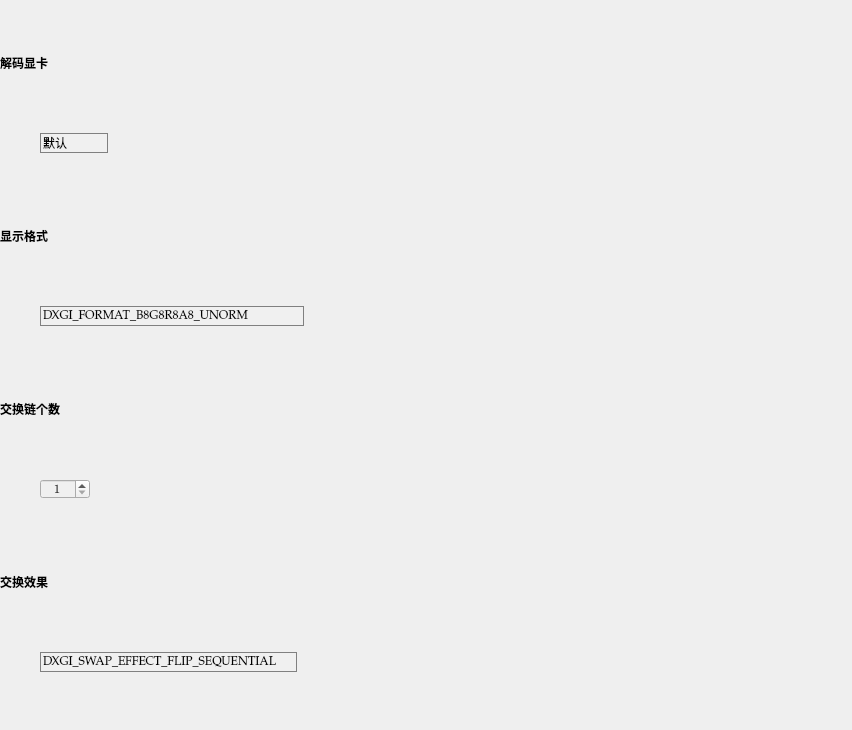
<?xml version="1.0" encoding="UTF-8"?>
<ui version="4.0">
 <class>D3D11VAWidget</class>
 <widget class="QWidget" name="D3D11VAWidget">
  <property name="geometry">
   <rect>
    <x>0</x>
    <y>0</y>
    <width>852</width>
    <height>730</height>
   </rect>
  </property>
  <property name="windowTitle">
   <string>Form</string>
  </property>
  <layout class="QVBoxLayout" name="verticalLayout">
   <property name="spacing">
    <number>0</number>
   </property>
   <property name="leftMargin">
    <number>0</number>
   </property>
   <property name="topMargin">
    <number>0</number>
   </property>
   <property name="rightMargin">
    <number>0</number>
   </property>
   <property name="bottomMargin">
    <number>0</number>
   </property>
   <item>
    <widget class="QLabel" name="label_4">
     <property name="sizePolicy">
      <sizepolicy hsizetype="Preferred" vsizetype="Fixed">
       <horstretch>0</horstretch>
       <verstretch>0</verstretch>
      </sizepolicy>
     </property>
     <property name="font">
      <font>
       <family>微软雅黑</family>
       <pointsize>9</pointsize>
       <weight>75</weight>
       <bold>true</bold>
      </font>
     </property>
     <property name="text">
      <string>解码显卡</string>
     </property>
     <property name="alignment">
      <set>Qt::AlignLeading|Qt::AlignLeft|Qt::AlignVCenter</set>
     </property>
    </widget>
   </item>
   <item>
    <spacer name="verticalSpacer_8">
     <property name="orientation">
      <enum>Qt::Vertical</enum>
     </property>
     <property name="sizeType">
      <enum>QSizePolicy::Fixed</enum>
     </property>
     <property name="sizeHint" stdset="0">
      <size>
       <width>20</width>
       <height>7</height>
      </size>
     </property>
    </spacer>
   </item>
   <item>
    <layout class="QHBoxLayout" name="horizontalLayout_5" stretch="1,1,11">
     <property name="spacing">
      <number>0</number>
     </property>
     <item>
      <spacer name="horizontalSpacer_5">
       <property name="orientation">
        <enum>Qt::Horizontal</enum>
       </property>
       <property name="sizeType">
        <enum>QSizePolicy::Fixed</enum>
       </property>
       <property name="sizeHint" stdset="0">
        <size>
         <width>40</width>
         <height>20</height>
        </size>
       </property>
      </spacer>
     </item>
     <item>
      <widget class="QComboBox" name="d3d11vaAdapter">
       <property name="sizePolicy">
        <sizepolicy hsizetype="Preferred" vsizetype="Fixed">
         <horstretch>0</horstretch>
         <verstretch>0</verstretch>
        </sizepolicy>
       </property>
       <property name="font">
        <font>
         <family>Palatino Linotype</family>
        </font>
       </property>
       <property name="styleSheet">
        <string notr="true">QComboBox {
	background:rgb(240,240,240);
    border: 1px solid gray;
    padding: 1px 2px 1px 2px;  
}

QComboBox::drop-down {
    subcontrol-origin: padding;
    subcontrol-position: top right;
 
    border-width: 1px;
    border-color: darkgray;
}

QComboBox::down-arrow {
    image: url(:/down_arrow.jpg);
}</string>
       </property>
       <item>
        <property name="text">
         <string>默认</string>
        </property>
       </item>
      </widget>
     </item>
     <item>
      <spacer name="horizontalSpacer_6">
       <property name="orientation">
        <enum>Qt::Horizontal</enum>
       </property>
       <property name="sizeHint" stdset="0">
        <size>
         <width>40</width>
         <height>20</height>
        </size>
       </property>
      </spacer>
     </item>
    </layout>
   </item>
   <item>
    <spacer name="verticalSpacer_3">
     <property name="orientation">
      <enum>Qt::Vertical</enum>
     </property>
     <property name="sizeType">
      <enum>QSizePolicy::Fixed</enum>
     </property>
     <property name="sizeHint" stdset="0">
      <size>
       <width>20</width>
       <height>20</height>
      </size>
     </property>
    </spacer>
   </item>
   <item>
    <widget class="QLabel" name="label">
     <property name="sizePolicy">
      <sizepolicy hsizetype="Preferred" vsizetype="Fixed">
       <horstretch>0</horstretch>
       <verstretch>0</verstretch>
      </sizepolicy>
     </property>
     <property name="font">
      <font>
       <family>微软雅黑</family>
       <pointsize>9</pointsize>
       <weight>75</weight>
       <bold>true</bold>
      </font>
     </property>
     <property name="text">
      <string>显示格式</string>
     </property>
     <property name="alignment">
      <set>Qt::AlignLeading|Qt::AlignLeft|Qt::AlignVCenter</set>
     </property>
    </widget>
   </item>
   <item>
    <spacer name="verticalSpacer_9">
     <property name="orientation">
      <enum>Qt::Vertical</enum>
     </property>
     <property name="sizeType">
      <enum>QSizePolicy::Fixed</enum>
     </property>
     <property name="sizeHint" stdset="0">
      <size>
       <width>20</width>
       <height>7</height>
      </size>
     </property>
    </spacer>
   </item>
   <item>
    <layout class="QHBoxLayout" name="horizontalLayout_6" stretch="1,1,11">
     <property name="spacing">
      <number>0</number>
     </property>
     <item>
      <spacer name="horizontalSpacer_7">
       <property name="orientation">
        <enum>Qt::Horizontal</enum>
       </property>
       <property name="sizeType">
        <enum>QSizePolicy::Fixed</enum>
       </property>
       <property name="sizeHint" stdset="0">
        <size>
         <width>40</width>
         <height>20</height>
        </size>
       </property>
      </spacer>
     </item>
     <item>
      <widget class="QComboBox" name="d3d11Fomat">
       <property name="sizePolicy">
        <sizepolicy hsizetype="Preferred" vsizetype="Fixed">
         <horstretch>0</horstretch>
         <verstretch>0</verstretch>
        </sizepolicy>
       </property>
       <property name="font">
        <font>
         <family>Palatino Linotype</family>
        </font>
       </property>
       <property name="styleSheet">
        <string notr="true">QComboBox {
	background:rgb(240,240,240);
    border: 1px solid gray;
    padding: 1px 2px 1px 2px;  
}

QComboBox::drop-down {
    subcontrol-origin: padding;
    subcontrol-position: top right;
 
    border-width: 1px;
    border-color: darkgray;
}

QComboBox::down-arrow {
    image: url(:/down_arrow.jpg);
}</string>
       </property>
       <item>
        <property name="text">
         <string>DXGI_FORMAT_B8G8R8A8_UNORM</string>
        </property>
       </item>
       <item>
        <property name="text">
         <string>DXGI_FORMAT_R8G8B8A8_UNORM</string>
        </property>
       </item>
       <item>
        <property name="text">
         <string>DXGI_FORMAT_B8G8R8A8_UNORM_SRGB</string>
        </property>
       </item>
       <item>
        <property name="text">
         <string>DXGI_FORMAT_R8G8B8A8_UNORM_SRGB</string>
        </property>
       </item>
       <item>
        <property name="text">
         <string>DXGI_FORMAT_R10G10B10A2_UNORM</string>
        </property>
       </item>
      </widget>
     </item>
     <item>
      <spacer name="horizontalSpacer_8">
       <property name="orientation">
        <enum>Qt::Horizontal</enum>
       </property>
       <property name="sizeHint" stdset="0">
        <size>
         <width>40</width>
         <height>20</height>
        </size>
       </property>
      </spacer>
     </item>
    </layout>
   </item>
   <item>
    <spacer name="verticalSpacer_4">
     <property name="orientation">
      <enum>Qt::Vertical</enum>
     </property>
     <property name="sizeType">
      <enum>QSizePolicy::Fixed</enum>
     </property>
     <property name="sizeHint" stdset="0">
      <size>
       <width>20</width>
       <height>20</height>
      </size>
     </property>
    </spacer>
   </item>
   <item>
    <widget class="QLabel" name="label_2">
     <property name="sizePolicy">
      <sizepolicy hsizetype="Preferred" vsizetype="Fixed">
       <horstretch>0</horstretch>
       <verstretch>0</verstretch>
      </sizepolicy>
     </property>
     <property name="font">
      <font>
       <family>微软雅黑</family>
       <pointsize>9</pointsize>
       <weight>75</weight>
       <bold>true</bold>
      </font>
     </property>
     <property name="text">
      <string>交换链个数</string>
     </property>
     <property name="alignment">
      <set>Qt::AlignLeading|Qt::AlignLeft|Qt::AlignVCenter</set>
     </property>
    </widget>
   </item>
   <item>
    <spacer name="verticalSpacer_10">
     <property name="orientation">
      <enum>Qt::Vertical</enum>
     </property>
     <property name="sizeType">
      <enum>QSizePolicy::Fixed</enum>
     </property>
     <property name="sizeHint" stdset="0">
      <size>
       <width>20</width>
       <height>7</height>
      </size>
     </property>
    </spacer>
   </item>
   <item>
    <layout class="QHBoxLayout" name="horizontalLayout_7" stretch="1,1,11">
     <property name="spacing">
      <number>0</number>
     </property>
     <item>
      <spacer name="horizontalSpacer_9">
       <property name="orientation">
        <enum>Qt::Horizontal</enum>
       </property>
       <property name="sizeType">
        <enum>QSizePolicy::Fixed</enum>
       </property>
       <property name="sizeHint" stdset="0">
        <size>
         <width>40</width>
         <height>20</height>
        </size>
       </property>
      </spacer>
     </item>
     <item>
      <widget class="QSpinBox" name="d3d11SwapChainCount">
       <property name="sizePolicy">
        <sizepolicy hsizetype="Fixed" vsizetype="Fixed">
         <horstretch>0</horstretch>
         <verstretch>0</verstretch>
        </sizepolicy>
       </property>
       <property name="minimumSize">
        <size>
         <width>50</width>
         <height>20</height>
        </size>
       </property>
       <property name="maximumSize">
        <size>
         <width>50</width>
         <height>20</height>
        </size>
       </property>
       <property name="font">
        <font>
         <family>Cambria Math</family>
        </font>
       </property>
       <property name="styleSheet">
        <string notr="true">background-color: rgb(240, 240, 240);
</string>
       </property>
       <property name="alignment">
        <set>Qt::AlignCenter</set>
       </property>
       <property name="minimum">
        <number>1</number>
       </property>
       <property name="maximum">
        <number>8</number>
       </property>
      </widget>
     </item>
     <item>
      <spacer name="horizontalSpacer_10">
       <property name="orientation">
        <enum>Qt::Horizontal</enum>
       </property>
       <property name="sizeHint" stdset="0">
        <size>
         <width>40</width>
         <height>20</height>
        </size>
       </property>
      </spacer>
     </item>
    </layout>
   </item>
   <item>
    <spacer name="verticalSpacer_5">
     <property name="orientation">
      <enum>Qt::Vertical</enum>
     </property>
     <property name="sizeType">
      <enum>QSizePolicy::Fixed</enum>
     </property>
     <property name="sizeHint" stdset="0">
      <size>
       <width>20</width>
       <height>20</height>
      </size>
     </property>
    </spacer>
   </item>
   <item>
    <widget class="QLabel" name="label_3">
     <property name="sizePolicy">
      <sizepolicy hsizetype="Preferred" vsizetype="Fixed">
       <horstretch>0</horstretch>
       <verstretch>0</verstretch>
      </sizepolicy>
     </property>
     <property name="font">
      <font>
       <family>微软雅黑</family>
       <pointsize>9</pointsize>
       <weight>75</weight>
       <bold>true</bold>
      </font>
     </property>
     <property name="text">
      <string>交换效果</string>
     </property>
     <property name="alignment">
      <set>Qt::AlignLeading|Qt::AlignLeft|Qt::AlignVCenter</set>
     </property>
    </widget>
   </item>
   <item>
    <spacer name="verticalSpacer_11">
     <property name="orientation">
      <enum>Qt::Vertical</enum>
     </property>
     <property name="sizeType">
      <enum>QSizePolicy::Fixed</enum>
     </property>
     <property name="sizeHint" stdset="0">
      <size>
       <width>20</width>
       <height>7</height>
      </size>
     </property>
    </spacer>
   </item>
   <item>
    <layout class="QHBoxLayout" name="horizontalLayout_8" stretch="1,1,11">
     <property name="spacing">
      <number>0</number>
     </property>
     <item>
      <spacer name="horizontalSpacer_11">
       <property name="orientation">
        <enum>Qt::Horizontal</enum>
       </property>
       <property name="sizeType">
        <enum>QSizePolicy::Fixed</enum>
       </property>
       <property name="sizeHint" stdset="0">
        <size>
         <width>40</width>
         <height>20</height>
        </size>
       </property>
      </spacer>
     </item>
     <item>
      <widget class="QComboBox" name="d3d11SwapEffect">
       <property name="sizePolicy">
        <sizepolicy hsizetype="Preferred" vsizetype="Fixed">
         <horstretch>0</horstretch>
         <verstretch>0</verstretch>
        </sizepolicy>
       </property>
       <property name="font">
        <font>
         <family>Palatino Linotype</family>
        </font>
       </property>
       <property name="styleSheet">
        <string notr="true">QComboBox {
	background:rgb(240,240,240);
    border: 1px solid gray;
    padding: 1px 2px 1px 2px;  
}

QComboBox::drop-down {
    subcontrol-origin: padding;
    subcontrol-position: top right;
 
    border-width: 1px;
    border-color: darkgray;
}

QComboBox::down-arrow {
    image: url(:/down_arrow.jpg);
}</string>
       </property>
       <item>
        <property name="text">
         <string>DXGI_SWAP_EFFECT_FLIP_SEQUENTIAL</string>
        </property>
       </item>
       <item>
        <property name="text">
         <string>DXGI_SWAP_EFFECT_SEQUENTIAL</string>
        </property>
       </item>
       <item>
        <property name="text">
         <string>DXGI_SWAP_EFFECT_FLIP_DISCARD</string>
        </property>
       </item>
       <item>
        <property name="text">
         <string>DXGI_SWAP_EFFECT_DISCARD</string>
        </property>
       </item>
      </widget>
     </item>
     <item>
      <spacer name="horizontalSpacer_12">
       <property name="orientation">
        <enum>Qt::Horizontal</enum>
       </property>
       <property name="sizeHint" stdset="0">
        <size>
         <width>40</width>
         <height>20</height>
        </size>
       </property>
      </spacer>
     </item>
    </layout>
   </item>
  </layout>
 </widget>
 <resources/>
 <connections/>
</ui>
